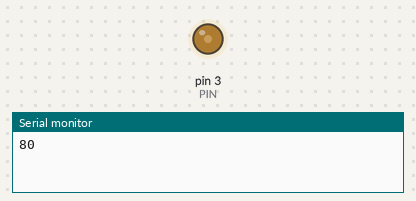
Recording of a sketch running on a simulated Arduino Uno, built with avr-gcc and run on an emulated ATmega328P. Parts: output pins drawn as LEDs (lit = HIGH), the last lines printed to the serial monitor.

Above: at 0.05 s.
At 9.46 s:
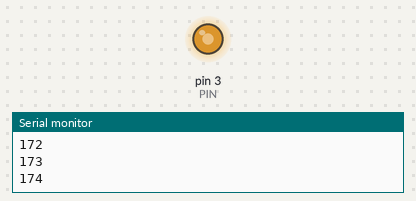
At 19.98 s:
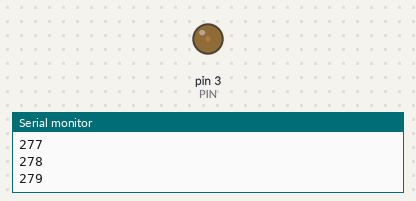
At 39.93 s:
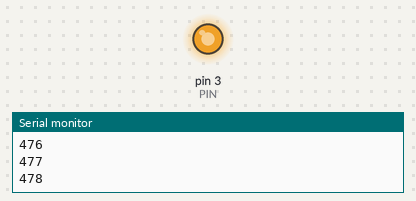
Timing chart, 0 to 40.0 s (numbered marks = the images above):
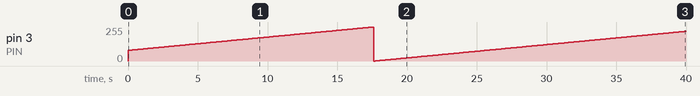

The sketch:

PWM_Motor.ino
```cpp
int PIN = 3;
// int val = 0;


void setup() {
  // put your setup code here, to run once:
  // pinMode(2,OUTPUT);

  pinMode(PIN, OUTPUT);
  Serial.begin(9600);

}

void loop() {
  // put your main code here, to run repeatedly:
  // digitalWrite(2,HIGH);
  // delay(1000);
  // digitalRead(2);
  // digitalWrite(2,!digitalRead);
  // delay(1000);

  for(int i = 80; 80<=i<=255; i++){
  analogWrite(PIN, i);
  Serial.println(i);
  delay(100);
  }
}
```

Measured:
- by itself, pin 3 (PIN): 0/255 → 80/255 at 0.00 s, → 81/255 0.10 s later, → 82/255 0.10 s later, → 83/255 0.10 s later, … (400 changes in this stretch)
